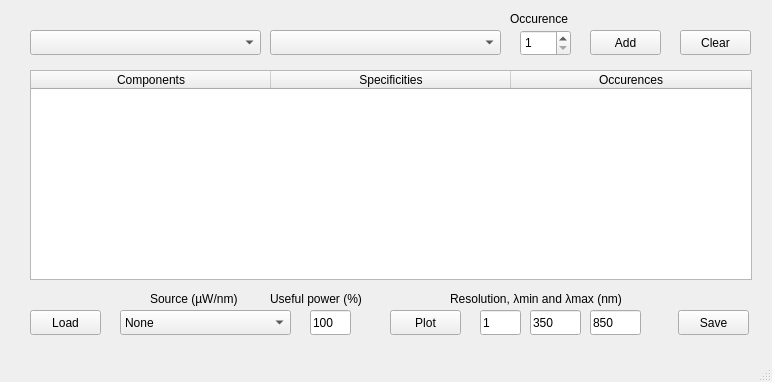
<?xml version="1.0" encoding="UTF-8"?>
<ui version="4.0">
 <class>MainWindow</class>
 <widget class="QMainWindow" name="MainWindow">
  <property name="geometry">
   <rect>
    <x>0</x>
    <y>0</y>
    <width>772</width>
    <height>382</height>
   </rect>
  </property>
  <property name="windowTitle">
   <string>MainWindow</string>
  </property>
  <widget class="QWidget" name="centralwidget">
   <widget class="QTableWidget" name="tableWidget_components">
    <property name="geometry">
     <rect>
      <x>30</x>
      <y>70</y>
      <width>722</width>
      <height>210</height>
     </rect>
    </property>
    <property name="minimumSize">
     <size>
      <width>461</width>
      <height>0</height>
     </size>
    </property>
    <property name="horizontalScrollBarPolicy">
     <enum>Qt::ScrollBarAlwaysOff</enum>
    </property>
    <property name="dragEnabled">
     <bool>true</bool>
    </property>
    <property name="sortingEnabled">
     <bool>true</bool>
    </property>
    <attribute name="horizontalHeaderMinimumSectionSize">
     <number>20</number>
    </attribute>
    <attribute name="horizontalHeaderDefaultSectionSize">
     <number>240</number>
    </attribute>
    <attribute name="horizontalHeaderHighlightSections">
     <bool>false</bool>
    </attribute>
    <attribute name="horizontalHeaderStretchLastSection">
     <bool>true</bool>
    </attribute>
    <attribute name="verticalHeaderDefaultSectionSize">
     <number>30</number>
    </attribute>
    <column>
     <property name="text">
      <string>Components</string>
     </property>
    </column>
    <column>
     <property name="text">
      <string>Specificities</string>
     </property>
    </column>
    <column>
     <property name="text">
      <string>Occurences</string>
     </property>
    </column>
   </widget>
   <widget class="QComboBox" name="comboBox_datasets">
    <property name="geometry">
     <rect>
      <x>270</x>
      <y>30</y>
      <width>231</width>
      <height>25</height>
     </rect>
    </property>
   </widget>
   <widget class="QComboBox" name="comboBox_refs">
    <property name="geometry">
     <rect>
      <x>30</x>
      <y>30</y>
      <width>231</width>
      <height>25</height>
     </rect>
    </property>
   </widget>
   <widget class="QSpinBox" name="spinBox_quantity">
    <property name="geometry">
     <rect>
      <x>520</x>
      <y>30</y>
      <width>51</width>
      <height>26</height>
     </rect>
    </property>
    <property name="minimum">
     <number>1</number>
    </property>
   </widget>
   <widget class="QPushButton" name="pushButton_addComponent">
    <property name="geometry">
     <rect>
      <x>590</x>
      <y>30</y>
      <width>71</width>
      <height>25</height>
     </rect>
    </property>
    <property name="text">
     <string>Add</string>
    </property>
   </widget>
   <widget class="QPushButton" name="pushButton_plot">
    <property name="geometry">
     <rect>
      <x>390</x>
      <y>310</y>
      <width>71</width>
      <height>25</height>
     </rect>
    </property>
    <property name="text">
     <string>Plot</string>
    </property>
   </widget>
   <widget class="QLineEdit" name="lineEdit_GraphResolution">
    <property name="geometry">
     <rect>
      <x>480</x>
      <y>310</y>
      <width>41</width>
      <height>25</height>
     </rect>
    </property>
    <property name="text">
     <string>1</string>
    </property>
   </widget>
   <widget class="QPushButton" name="pushButton_clearTable">
    <property name="geometry">
     <rect>
      <x>680</x>
      <y>30</y>
      <width>71</width>
      <height>25</height>
     </rect>
    </property>
    <property name="text">
     <string>Clear</string>
    </property>
   </widget>
   <widget class="QLabel" name="label_2">
    <property name="geometry">
     <rect>
      <x>510</x>
      <y>10</y>
      <width>81</width>
      <height>17</height>
     </rect>
    </property>
    <property name="text">
     <string>Occurence</string>
    </property>
   </widget>
   <widget class="QPushButton" name="pushButton_save">
    <property name="geometry">
     <rect>
      <x>678</x>
      <y>310</y>
      <width>71</width>
      <height>25</height>
     </rect>
    </property>
    <property name="text">
     <string>Save</string>
    </property>
   </widget>
   <widget class="QPushButton" name="pushButton_load">
    <property name="geometry">
     <rect>
      <x>30</x>
      <y>310</y>
      <width>71</width>
      <height>25</height>
     </rect>
    </property>
    <property name="text">
     <string>Load</string>
    </property>
   </widget>
   <widget class="QLabel" name="label_4">
    <property name="geometry">
     <rect>
      <x>450</x>
      <y>290</y>
      <width>221</width>
      <height>17</height>
     </rect>
    </property>
    <property name="text">
     <string>Resolution, λmin and λmax (nm)</string>
    </property>
   </widget>
   <widget class="QLineEdit" name="lineEdit_plotAbsMin">
    <property name="geometry">
     <rect>
      <x>530</x>
      <y>310</y>
      <width>51</width>
      <height>25</height>
     </rect>
    </property>
    <property name="text">
     <string>350</string>
    </property>
   </widget>
   <widget class="QLineEdit" name="lineEdit_plotAbsMax">
    <property name="geometry">
     <rect>
      <x>590</x>
      <y>310</y>
      <width>51</width>
      <height>25</height>
     </rect>
    </property>
    <property name="text">
     <string>850</string>
    </property>
   </widget>
   <widget class="QComboBox" name="comboBox_sources">
    <property name="geometry">
     <rect>
      <x>120</x>
      <y>310</y>
      <width>171</width>
      <height>25</height>
     </rect>
    </property>
    <item>
     <property name="text">
      <string>None</string>
     </property>
    </item>
   </widget>
   <widget class="QLabel" name="label_3">
    <property name="geometry">
     <rect>
      <x>150</x>
      <y>290</y>
      <width>121</width>
      <height>17</height>
     </rect>
    </property>
    <property name="text">
     <string>Source (µW/nm)</string>
    </property>
   </widget>
   <widget class="QLabel" name="label_5">
    <property name="geometry">
     <rect>
      <x>270</x>
      <y>290</y>
      <width>121</width>
      <height>17</height>
     </rect>
    </property>
    <property name="text">
     <string>Useful power (%)</string>
    </property>
   </widget>
   <widget class="QLineEdit" name="lineEdit_SourcePower">
    <property name="geometry">
     <rect>
      <x>310</x>
      <y>310</y>
      <width>41</width>
      <height>25</height>
     </rect>
    </property>
    <property name="text">
     <string>100</string>
    </property>
   </widget>
  </widget>
  <widget class="QMenuBar" name="menubar">
   <property name="geometry">
    <rect>
     <x>0</x>
     <y>0</y>
     <width>772</width>
     <height>22</height>
    </rect>
   </property>
  </widget>
  <widget class="QStatusBar" name="statusbar"/>
 </widget>
 <resources/>
 <connections/>
</ui>
